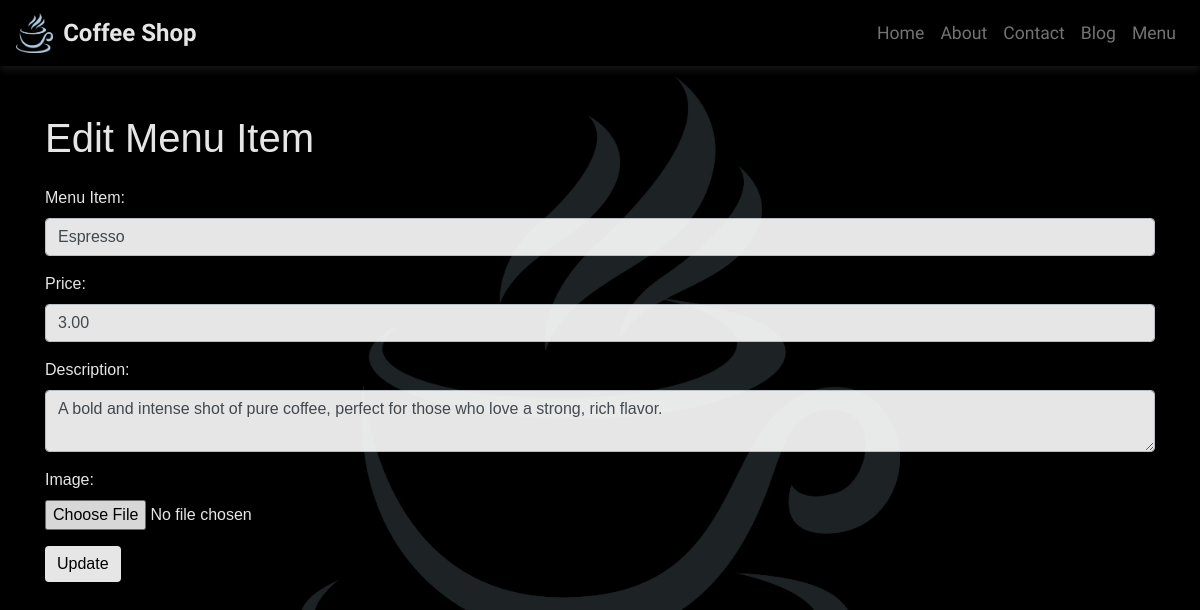
The app's page /edit_menu.php?id=4 with its own data.
### tables this page shows
CREATE TABLE `menu_items` (
  `id` int(11) NOT NULL,
  `item_name` varchar(255) NOT NULL,
  `price` decimal(10,2) NOT NULL,
  `description` text NOT NULL,
  `image` varchar(255) NOT NULL,
  `created_at` timestamp NOT NULL DEFAULT current_timestamp()
);

### edit_menu.php (the view, shortened to what this page needs)
<?php
$conn = new mysqli("localhost", "root", "", "coffee_shop");
if ($_SERVER['REQUEST_METHOD'] == 'POST') {
    $id = $_POST['id'];
    $item_name = $_POST['item_name'];
    $price = $_POST['price'];
    $description = $_POST['description'];
    $image = $_FILES['image']['name'];
    $target = "images/" . basename($image);
    if ($image) {
        move_uploaded_file($_FILES['image']['tmp_name'], $target);
        $sql = "UPDATE menu_items SET item_name='$item_name', price='$price', description='$description', image='$target' WHERE id=$id";
    } else {
        $sql = "UPDATE menu_items SET item_name='$item_name', price='$price', description='$description' WHERE id=$id";
    }
    if ($conn->query($sql) === TRUE) {
        header('Location: admin.php');
    } else {
        echo "Error: " . $conn->error;
    }
} else {
    $id = $_GET['id'];
    $result = $conn->query("SELECT * FROM menu_items WHERE id=$id");
    $row = $result->fetch_assoc();
}
?>
<!DOCTYPE html>
<html lang="en">
<head>
    <link rel="stylesheet" href="https://stackpath.bootstrapcdn.com/bootstrap/4.5.2/css/bootstrap.min.css">
    <link rel="stylesheet" href="styles.css">
    <link rel="stylesheet" href="fonts.css">
</head>
<body>
    <?php include 'navbar.php'; ?>
    <div class="container mt-5">
        <h1 class="mb-4">Edit Menu Item</h1>
        <form action="edit_menu.php" method="post" enctype="multipart/form-data">
            <div class="form-group">
                <label for="item_name">Menu Item:</label>
                <input type="text" id="item_name" name="item_name" class="form-control" value="<?php echo $row['item_name']; ?>" required>
            </div>
            <div class="form-group">
                <label for="price">Price:</label>
                <input type="text" id="price" name="price" class="form-control" value="<?php echo $row['price']; ?>" required>
            </div>
            <div class="form-group">
                <label for="description">Description:</label>
                <textarea id="description" name="description" class="form-control" required><?php echo $row['description']; ?></textarea>
            </div>
            <div class="form-group">
                <label for="image">Image:</label>
                <input type="file" id="image" name="image" class="form-control-file">
            </div>
            <button type="submit" class="btn btn-primary">Update</button>
        </form>
    </div>
</body>
</html>

### styles.css (style rules this page uses)
body { font-family: Arial, sans-serif; margin: 0; padding: 0; background: url("pics/bg.png") no-repeat center center fixed; background-size: 50%; color: #ffffff; background-color: #000000; opacity: 0.9; }
.container { margin-top: 20px; }
h1 { font-size: 2.5rem; margin-bottom: 20px; color: #fff; }
.btn-primary { background-color: #fff; color: #000; border: none; }

### records on screen
menu_items: item_name "Espresso", price "3.00", description "A bold and intense shot of pure coffee, perfect for those who love a strong, rich flavor."
